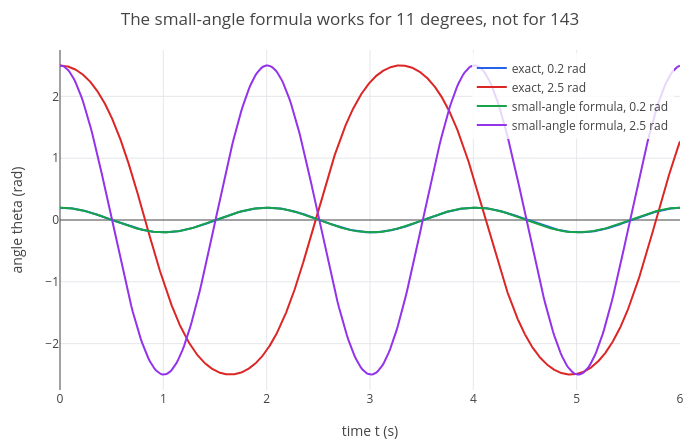

This figure's notebook cell:
### Markdown cell above
For small angles $\sin\theta \approx \theta$, and the equation becomes the spring equation $\theta'' + \frac gL\theta = 0$,
which `dsolve` solves exactly. How good is that approximation? Compare both for a small swing (0.2 rad, about 11°)
and a large one (2.5 rad). `show` overlays the plots:

### Code cell
small = dsolve(d(th, t, 2) + g/L*th == 0, th, t, 0, [0.2, 0]);
big = dsolve(d(th, t, 2) + g/L*th == 0, th, t, 0, [2.5, 0]);
p1 = odeplot([w, -g/L*sin(th)], [th w], t, [0.2 0; 2.5 0], 0, 6, [t th]);
p = show(p1, plot(small, big, t, 0, 6));
p = legend(p, "exact, 0.2 rad", "exact, 2.5 rad", "small-angle formula, 0.2 rad", "small-angle formula, 2.5 rad");
labels(title(p, "The small-angle formula works for 11 degrees, not for 143"), "time t (s)", "angle theta (rad)")

### Figure 1 — Plotly figure (JSON) as saved in the notebook; plotly's stock layout.template omitted (floating-point values rounded to 4 significant figures; data arrays with more than 128 entries replaced by an {"elided": "..."} marker saying what was removed)
{"data": [{"line": {"color": "#2563eb", "width": 2}, "mode": "lines", "name": "exact, 0.2 rad", "type": "scatter", "x": {"elided": "2756 float values"}, "y": {"elided": "2756 float values"}}, {"line": {"color": "#dc2626", "width": 2}, "mode": "lines", "name": "exact, 2.5 rad", "type": "scatter", "x": {"elided": "2781 float values"}, "y": {"elided": "2781 float values"}}, {"line": {"color": "#16a34a", "width": 2}, "mode": "lines", "name": "small-angle formula, 0.2 rad", "type": "scatter", "x": {"elided": "402 float values"}, "y": {"elided": "402 float values"}}, {"line": {"color": "#9333ea", "width": 2}, "mode": "lines", "name": "small-angle formula, 2.5 rad", "type": "scatter", "x": {"elided": "402 float values"}, "y": {"elided": "402 float values"}}], "layout": {"height": 440, "legend": {"bgcolor": "rgba(255,255,255,0.8)", "x": 0.99, "xanchor": "right", "y": 0.99, "yanchor": "top"}, "margin": {"b": 50, "l": 60, "r": 20, "t": 50}, "showlegend": true, "title": {"text": "The small-angle formula works for 11 degrees, not for 143"}, "width": 700, "xaxis": {"range": [0, 6], "title": {"text": "time t (s)"}, "zeroline": true}, "yaxis": {"range": [-2.75, 2.75], "title": {"text": "angle theta (rad)"}, "zeroline": true}}}
